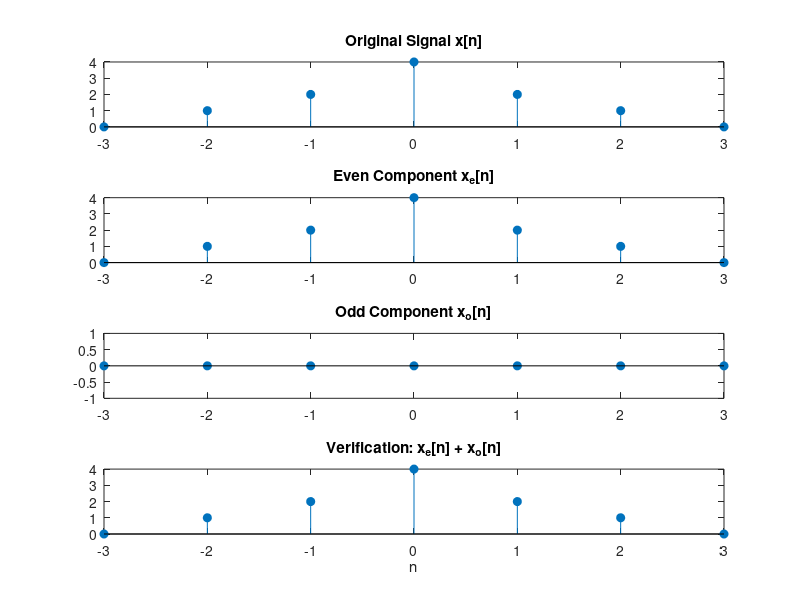

This figure's MATLAB source: (Note: this script raises an error after producing the figure.)
% --- Problem 3: Even and Odd Decomposition ---
% Let's define a signal from n = -3 to 3 to easily compute x[-n]
n = -3:3;
x = [0, 1, 2, 4, 2, 1, 0]; % Arbitrary discrete signal

% Time reversal of x[n]
x_rev = fliplr(x); % Because n is symmetrically centered around 0

% Calculate Even and Odd components
xe = 0.5 * (x + x_rev);
xo = 0.5 * (x - x_rev);

% Verification: Reconstruct original signal
x_reconstructed = xe + xo;

% Plotting
figure('Name', 'Problem 3: Even and Odd Decomposition');
subplot(4,1,1); stem(n, x, 'filled'); title('Original Signal x[n]');
subplot(4,1,2); stem(n, xe, 'filled'); title('Even Component x_e[n]');
subplot(4,1,3); stem(n, xo, 'filled'); title('Odd Component x_o[n]');
subplot(4,1,4); stem(n, x_reconstructed, 'filled'); title('Verification: x_e[n] + x_o[n]'); xlabel('n');

% Display numerical verification in Command Window
disp('Original Signal:'); disp(x);
disp('Reconstructed (Even + Odd):'); disp(x_reconstructed);
disp('Is the reconstruction exact? (1=Yes, 0=No):');
disp(isequal(round(x,5), round(x_reconstructed,5))); % Rounded to handle minor floating point errors
